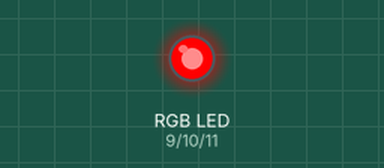
This sketch was run on a simulated Arduino Uno, built with avr-gcc and run on an emulated ATmega328P. On the bench: an RGB LED mixed from three pins (HIGH = lit).

Above: at 0.5 s.
At 2.5 s:
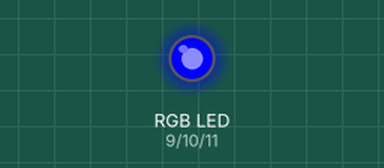
At 3.5 s:
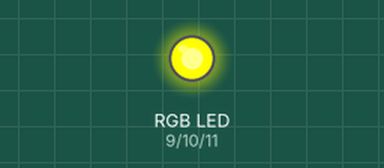
At 4.5 s:
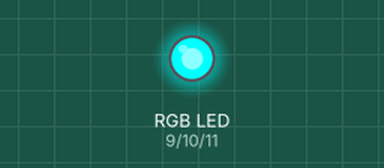
At 6.5 s:
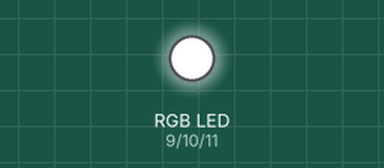
At 9.5 s:
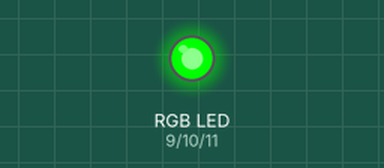
Timing chart, 0 to 10.4 s (numbered marks = the images above):
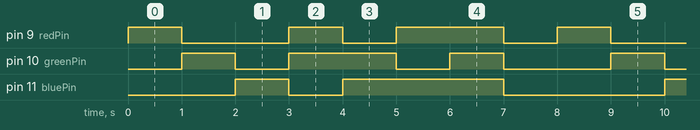

The sketch:

smd_led.ino
```cpp
// Define PWM pins
const int redPin = 9;
const int greenPin = 10;
const int bluePin = 11;

void setup() {
  pinMode(redPin, OUTPUT);
  pinMode(greenPin, OUTPUT);
  pinMode(bluePin, OUTPUT);
}

void loop() {
  // Cycle through some preset colors
  setColor(255, 0, 0);   // Red
  delay(1000);
  setColor(0, 255, 0);   // Green
  delay(1000);
  setColor(0, 0, 255);   // Blue
  delay(1000);
  setColor(255, 255, 0); // Yellow
  delay(1000);
  setColor(0, 255, 255); // Cyan
  delay(1000);
  setColor(255, 0, 255); // Magenta
  delay(1000);
  setColor(255, 255, 255); // White
  delay(1000);
  setColor(0, 0, 0);     // Off
  delay(1000);
}

// Function to set RGB values
void setColor(int redVal, int greenVal, int blueVal) {
  analogWrite(redPin, redVal);
  analogWrite(greenPin, greenVal);
  analogWrite(bluePin, blueVal);
}
```

Measured:
- by itself, pin 9 (redPin): repeats every 8.0 s: LOW 2.0 s, HIGH 1.0 s, LOW 1.0 s, HIGH 2.0 s, LOW 1.0 s, HIGH 1.0 s
- by itself, pin 10 (greenPin): repeats every 8.0 s: LOW 1.0 s, HIGH 2.0 s, LOW 1.0 s, HIGH 1.0 s, LOW 2.0 s, HIGH 1.0 s
- by itself, pin 11 (bluePin): repeats every 8.0 s: LOW 1.0 s, HIGH 3.0 s, LOW 3.0 s, HIGH 1.0 s
